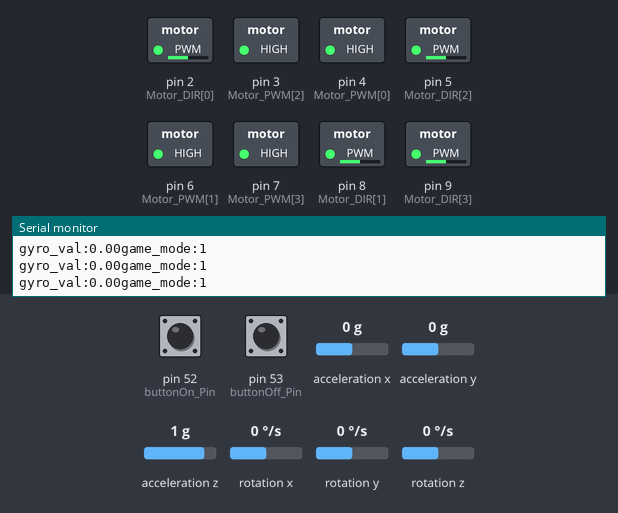
Recording of a sketch running on a simulated Arduino Mega 2560, built with avr-gcc and run on an emulated ATmega2560. Shown: switched loads named in the sketch (green lamp = pin HIGH), the last lines printed to the serial monitor. The inputs (shaded band) are chosen by the test bench; at power-on: pin 52 (buttonOn_Pin) HIGH, rotation z 0 °/s, acceleration x 0 g, acceleration y 0 g, pin 53 (buttonOff_Pin) HIGH, acceleration z 1 g, rotation x 0 °/s, rotation y 0 °/s.

Above: at 1.7 s.
1.8 s: pin 52 (buttonOn_Pin) pulled LOW for 0.15 s
At 2.3 s:
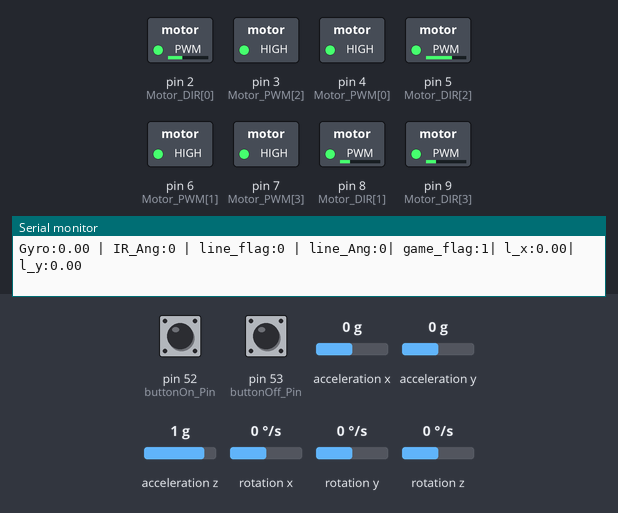
3.5 s: rotation z set to -192 °/s
At 3.82 s:
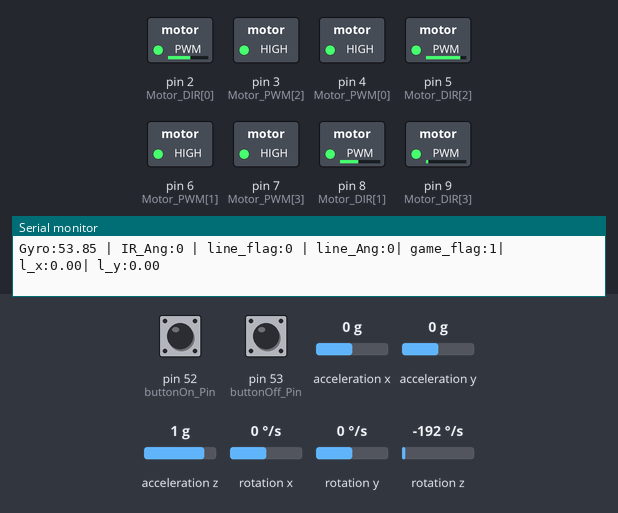
At 4.19 s:
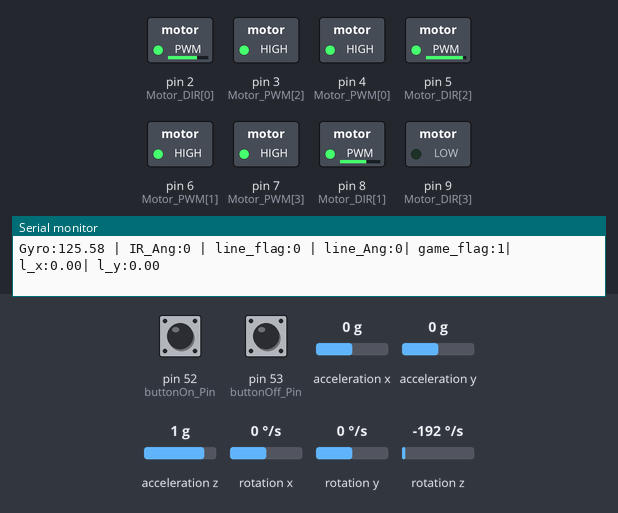
6.5 s: acceleration x set to -1.4 g
9.5 s: acceleration y set to -1.4 g
12.5 s: pin 53 (buttonOff_Pin) pulled LOW for 0.15 s
14.1 s: pin 52 (buttonOn_Pin) pulled LOW for 1 s
At 16.5 s:
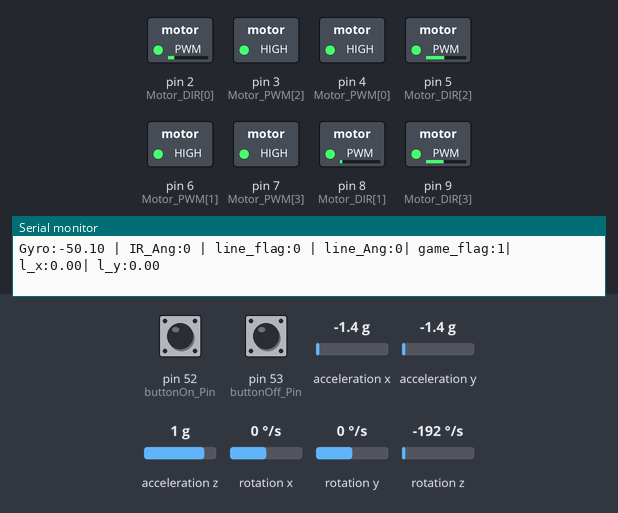
Timing chart, 0 to 29.0 s (numbered marks = the images above; inputs shaded):
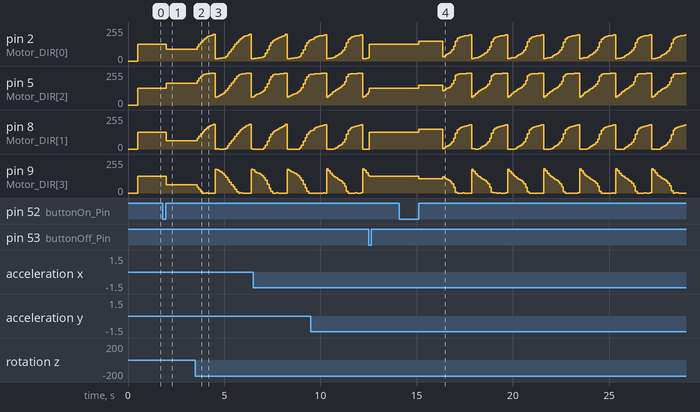

The sketch:

diffence.ino
```cpp
#include <math.h>
#include "I2Cdev.h"
#include "MPU6050_6Axis_MotionApps20.h"
#include "Wire.h"

#define gyro_p 1.0

//////// GAME MODE (1:デバッグ表示あり, 0:本番用) //////////
int game_mode = 1;

//////// 初期位置戻るよう (カメラないため)   ///////////
int x_position = 1;

/////// ボタン関連
const int buttonOn_Pin = 52;
const int buttonOff_Pin = 53;
int game_flag = 0;            // 1: ゲーム中 (ボール追従)
int game_start = 0;            // 1: スタート準備中 (姿勢制御のみ)

// タイムアウト設定 (ms)
const unsigned long TIMEOUT_MS = 15;

// --- 変数定義 ---
double print[32];
int Motor_PWM[4] = {4,6,3,7};
int Motor_DIR[4] = {2,8,5,9};
int speed_pwm = 0;
double face_rad = 0.0;
int Motor_angle[4] = {45, 135, 225, 315};
double Motor_rad[4] = {0.0, 0.0, 0.0, 0.0};
int Motor_rev[4] = {1, 1, 1, -1}; // 反転調整
double power[4] = {0.0, 0.0, 0.0, 0.0};
float l_x = 0.0;
float l_y = 0.0;

// --- ジャイロ変数 ---
MPU6050 mpu;
uint8_t devStatus;
uint16_t packetSize;
uint8_t fifoBuffer[64];
Quaternion q;
VectorFloat gravity;
float ypr[3];
double current_yaw = 0.0;

int ir_flag = 0;   // 0:ボールなし, 1:ボールあり
int ir_angle = 0;  // 0〜360度
int ir_dist = 255; // 0:近い 〜 255:遠い

int line_flag = 0;   // 0:ラインなし, 1:ラインあり
int line_angle = 0;  // ラインの角度
byte sensor_raw[4];
int line_check[32];

// ==========================================
// ジャイロ初期化
// ==========================================
void setupMPU() {
  Wire.begin();
  Wire.setClock(400000);
  mpu.initialize();
  devStatus = mpu.dmpInitialize();

  mpu.setXAccelOffset(-1811);
  mpu.setYAccelOffset(-1108);
  mpu.setZAccelOffset(960);
  mpu.setXGyroOffset(72);
  mpu.setYGyroOffset(-9);
  mpu.setZGyroOffset(0);

  if (devStatus == 0) {
    mpu.CalibrateAccel(6);
    mpu.CalibrateGyro(6);
    mpu.setDMPEnabled(true);
    packetSize = mpu.dmpGetFIFOPacketSize();
  } else {
    Serial.print("DMP Initialization failed.");
  }
}

// ==========================================
// ジャイロ値取得
// ==========================================
double getYawPitchRoll() {
  if (mpu.dmpGetCurrentFIFOPacket(fifoBuffer)) {
    mpu.dmpGetQuaternion(&q, fifoBuffer);
    mpu.dmpGetGravity(&gravity, &q);
    mpu.dmpGetYawPitchRoll(ypr, &q, &gravity);

    double mpu_degree = ypr[0] * 180 / M_PI;
    print[18] = mpu_degree;
    current_yaw = mpu_degree;
  }
  return current_yaw;
}

// ==========================================
// Setup
// ==========================================
void setup()
{
  Serial.begin(115200);
  Serial1.begin(115200);
  Serial2.begin(115200);
  Serial3.begin(115200);
  setupMPU();

  // ★修正: ここでのループ1回だけでOKです。重複を削除しました。
  for(int i = 0; i < 4; i++){
    pinMode(Motor_PWM[i], OUTPUT);
    pinMode(Motor_DIR[i], OUTPUT);
    digitalWrite(Motor_PWM[i], HIGH);
    Motor_rad[i] = Motor_angle[i] * M_PI / 180.0;
  }

  pinMode(buttonOn_Pin, INPUT_PULLUP);
  pinMode(buttonOff_Pin, INPUT_PULLUP);

  TCCR1B = (TCCR1B & 0b11111000) | 0x01;  // Timer1
  TCCR2B = (TCCR2B & 0b11111000) | 0x01;  // Timer2
  TCCR3B = (TCCR3B & 0b11111000) | 0x01;  // Timer3
  TCCR4B = (TCCR4B & 0b11111000) | 0x01;  // Timer4

  for (int i = 0; i < 4; i++) {

    digitalWrite(Motor_PWM[i], HIGH);

    analogWrite(Motor_DIR[i], 127);

  }
}

// ==========================================
// モーター出力
// ==========================================
void Motor(int Motor_num, int speed)
{
    int pwm_val = 127 + speed;
    if (pwm_val > 255) pwm_val = 255;
    if (pwm_val < 0)   pwm_val = 0;

    digitalWrite(Motor_PWM[Motor_num], HIGH);
    analogWrite(Motor_DIR[Motor_num], pwm_val);
}

// ==========================================
// 移動関数
// ==========================================
void MotorDrive(int face_angle, int speed_per, int gyro_val)
{
  speed_pwm = 127 * speed_per / 100;
  face_rad = face_angle * M_PI / 180.0;

  for (int i = 0; i < 4; i++) {
    power[i] = (sin(Motor_rad[i] - face_rad) * speed_pwm + gyro_val) * Motor_rev[i];
  }

  double max_val = 0.0;
  for (int i = 0; i < 4; i++){
    if (abs(power[i]) > max_val){
      max_val = abs(power[i]);
    }
  }

  double ratio = 1.0;
  if (max_val > 127.0){
    ratio = 127.0 / max_val;
  }

  for(int i = 0; i < 4; i++){
    int final_power = (int)(power[i] * ratio);
    Motor(i, final_power);
  }
}

// ==========================================
// IR取得
// ==========================================
void ir_read(){
  while (Serial2.available()) Serial2.read();
  Serial2.write(255); // リクエスト

  unsigned long start_time = millis();
  while (Serial2.available() < 5) {
    if (millis() - start_time > TIMEOUT_MS) return;
  }

  if (Serial2.read() == 255) {
    byte raw_flag = Serial2.read();
    byte raw_ang_low = Serial2.read();
    byte raw_ang_high = Serial2.read();
    byte raw_dist = Serial2.read();

    ir_flag = raw_flag;
    ir_angle = raw_ang_low | (raw_ang_high << 7);
    ir_dist = raw_dist;
  }
}

// ==========================================
// ライン取得
// ==========================================
void line_read(){
  while (Serial1.available()) Serial1.read();

  Serial1.write(254);

  unsigned long start_time = millis();
  while (Serial1.available() < 8) {
    if (millis() - start_time > TIMEOUT_MS) return;
  }

  if (Serial1.read() == 254) {
    byte r_flag = Serial1.read();
    byte r_ang_low = Serial1.read();
    byte r_ang_high = Serial1.read();

    byte s0_7   = Serial1.read();
    byte s8_15  = Serial1.read();
    byte s16_23 = Serial1.read();
    byte s24_31 = Serial1.read();

    line_flag = r_flag;
    line_angle = r_ang_low | (r_ang_high << 7);

    sensor_raw[0] = s0_7;
    sensor_raw[1] = s8_15;
    sensor_raw[2] = s16_23;
    sensor_raw[3] = s24_31;
  }

  // 32個のセンサーを展開
  for (int i = 0; i < 4; i++) {
    for (int bit = 0; bit < 8; bit++) {
      int sensor_num = i * 8 + bit;
      if ( (sensor_raw[i] >> bit) & 1 ) {
        line_check[sensor_num] = 1;
      } else {
        line_check[sensor_num] = 0;
      }
    }
  }
}

float get_line_x() {
  float temp_sum_x = 0;
  int sensor_count_x = 0;
  for (int i = 0; i < 32; i++) {
    if (line_check[i] == 1) {
       float rad = 11.25 * i * PI / 180.0;
       temp_sum_x += cos(rad);
       sensor_count_x++;
    }
  }
  if (sensor_count_x > 0) return temp_sum_x / sensor_count_x;
  else return 0;
}

float get_line_y() {
  float temp_sum_y = 0;
  int sensor_count_y = 0;
  for (int i = 0; i < 32; i++) {
    if (line_check[i] == 1) {
       float rad = 11.25 * i * PI / 180.0;
       temp_sum_y += sin(rad);
       sensor_count_y ++;
    }
  }
  if (sensor_count_y > 0) return temp_sum_y / sensor_count_y;
  else return 0;
}

// ==========================================
// キーパー動作用関数
// ==========================================
void chase_ball(double gyro_val){
    float ball_coefficient = 1.0; //ボールを追う強さ
    float line_coefficient = 5.0; //ラインを避ける強さ
    float ir_rad = ir_angle * PI / 180.0; //ラジアンに変換

    float b_x = cos(ir_rad) * ball_coefficient; //ボールのx成分(前方向ベクトル)
    float b_y = sin(ir_rad) * ball_coefficient; //ボールのy成分(横方向ベクトル)

    float temp_l_x = get_line_x(); //ラインのy成分(正面方向ベクトル)
    float l_x = (1 + temp_l_x) * line_coefficient; //ラインに触れたらとにかく前に避けるためのx成分調整
    float move_angle_rad = atan2(b_y , l_x); //最終的な移動角度計算
    float move_angle = move_angle_rad * 180.0 / PI;

    MotorDrive(move_angle, 80, gyro_val);

}


// ==========================================
// Main Loop
// ==========================================
void loop()
{
  double gyro_val = getYawPitchRoll() * gyro_p ;


  if (game_flag != 0){
    line_read();
    ir_read();
    if (line_flag == 0){
      game_flag = 1;
    }

    ////// 初期位置に戻るとき //////
    if (game_flag == 1){
      if (line_flag == 1){
        if (70 < line_angle && line_angle < 110){
          x_position = 1;
        }else if (250 < line_angle && line_angle < 290){
          x_position = 2;
        }else {
          game_flag = 2;
        }
      }

      if (x_position == 1){
        MotorDrive(195, 60, (int)gyro_val);
      }
      if (x_position == 2){
        MotorDrive(165, 60, (int)gyro_val);
      }
    }

    ////// 初期位置にたどり着き、キーパー状態の時  ///////
    if (game_flag == 2){
      if (line_flag == 1 && 205 < line_angle && line_angle < 245){
        MotorDrive(90, 70, (int)gyro_val); // ライン避ける
        x_position = 2;
      }
      if (line_flag == 1 && 115 < line_angle && line_angle < 155){
        MotorDrive(270, 70, (int)gyro_val); // ライン避ける
        x_position = 1;
      }

      chase_ball(gyro_val);

    }
    // デバッグ表示
    if (game_mode == 1){
      Serial.print("Gyro:"); Serial.print(gyro_val);
      Serial.print(" | IR_Ang:"); Serial.print(ir_angle);
      Serial.print(" | line_flag:"); Serial.print(line_flag);
      Serial.print(" | line_Ang:"); Serial.print(line_angle);
      Serial.print("| game_flag:"); Serial.print(game_flag);
      Serial.print("| l_x:"); Serial.print(l_x);
      Serial.print("| l_y:"); Serial.print(l_y);
      Serial.println(); // 改行だけにする
       delay(50);
    }

    // --- ストップボタン処理 ---
    if (digitalRead(buttonOff_Pin) == LOW) {
        delay(20);
        if (digitalRead(buttonOff_Pin) == LOW) {
          game_start = 0;
          game_flag = 0;
          MotorDrive(0, 0, 0); // 完全停止
          Serial.println("Game Stop");
          while(digitalRead(buttonOff_Pin) == LOW) delay(10);
        }
    }

  } else {
    // ---  スタートボタン処理 ---
    if (digitalRead(buttonOn_Pin) == LOW) {
        delay(20);
        if (digitalRead(buttonOn_Pin) == LOW) {
          game_start = 1;
          game_flag = 0;
          Serial.println("Start Sequence...");
          while(digitalRead(buttonOn_Pin) == LOW) delay(10);
        }
    }

    // --- スタート準備 ---
    if (game_start == 1) {
      if ((gyro_val >= 60 && gyro_val <= 200) || (gyro_val <= -60 && gyro_val >= -200)) {
         MotorDrive(0, 0, 20);
         Serial.println("Stabilizing...");
      } else {
         game_start = 0;
         game_flag = 1;
         Serial.println("GO! Game Start!");
      }
    } else {
        Serial.print("gyro_val:");
        Serial.print(gyro_val);
        Serial.print("game_mode:");
        Serial.println(game_mode);
        delay(10); // 少し待つ
    }
  }
}
```

Measured:
- after the input at 1.8 s, pin 2 (Motor_DIR[0]): 127/255 → 90/255 after 0.20 s; pin 5 (Motor_DIR[2]): 127/255 → 164/255 after 0.20 s; pin 8 (Motor_DIR[1]), pin 9 (Motor_DIR[3]): 127/255 → 62/255 after 0.20 s
- after the input at 3.5 s, pin 2 (Motor_DIR[0]): ramps from 16/255 to 200/255 and jumps back, once every 1.9 s; pin 5 (Motor_DIR[2]): ramps from 58/255 to 239/255 and jumps back, once every 1.9 s
